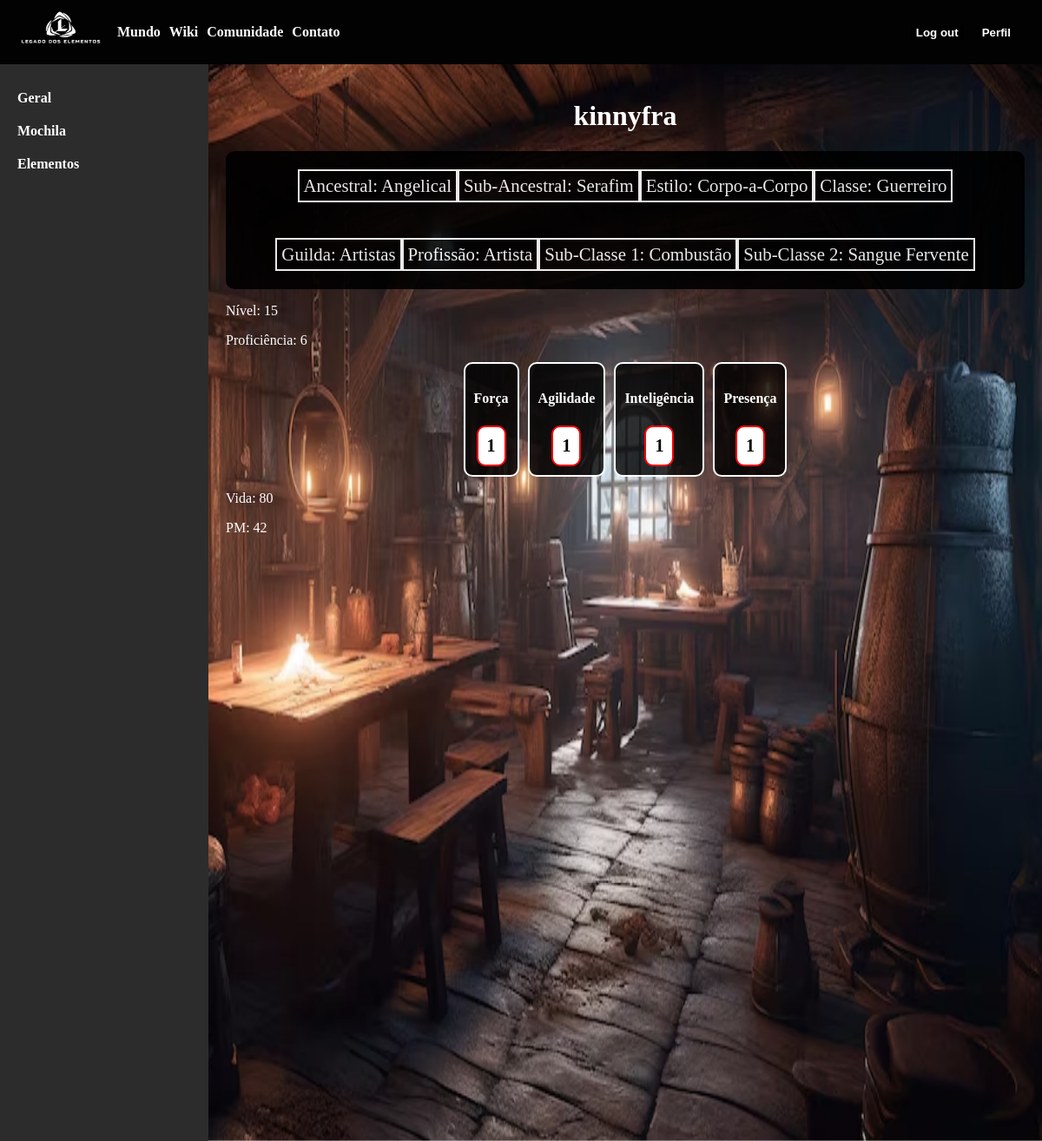
Screenshot of /ficha_personagem/2 (signed in) with the database file from the repository.
### ProjetoLE/models.py (models this page shows, shortened)
class Character(db.Model):
    id = db.Column(db.Integer, primary_key=True)
    name = db.Column(db.String(150), nullable=False)
    user_id = db.Column(db.Integer, db.ForeignKey('user.id'), nullable=False)
    ancestry_id = db.Column(db.Integer, db.ForeignKey('ancestry.id'), nullable=False)
    sub_ancestry_id = db.Column(db.Integer, db.ForeignKey('sub_ancestry.id'), nullable=False)
    estilo_id = db.Column(db.Integer, db.ForeignKey('estilo.id'), nullable=False)
    classe_id = db.Column(db.Integer, db.ForeignKey('classe.id'), nullable=False)
    sub_classe1_id = db.Column(db.Integer, db.ForeignKey('sub_classe.id'), nullable=False)
    sub_classe2_id = db.Column(db.Integer, db.ForeignKey('sub_classe.id'), nullable=False)
    guilda_id = db.Column(db.Integer, db.ForeignKey('guilda.id'), nullable=False)
    profissao_id = db.Column(db.Integer, db.ForeignKey('profissao.id'), nullable=False)
    level = db.Column(db.Integer, nullable=False, default=1)
    forca = db.Column(db.Integer, nullable=False, default=1)
    agilidade = db.Column(db.Integer, nullable=False, default=1)
    inteligencia = db.Column(db.Integer, nullable=False, default=1)
    presenca = db.Column(db.Integer, nullable=False, default=1)
    ancestry = db.relationship('Ancestry', backref='characters')
    sub_ancestry = db.relationship('SubAncestry', backref='characters')
    estilo = db.relationship('Estilo', backref='characters')
    classe = db.relationship('Classe', backref='characters')
    sub_classe1 = db.relationship('SubClasse', foreign_keys=[sub_classe1_id])
    sub_classe2 = db.relationship('SubClasse', foreign_keys=[sub_classe2_id])
    guilda = db.relationship('Guilda', backref='characters')
    profissao = db.relationship('Profissao', backref='characters')
    def calcular_vida(self):
        return self.classe.vida_inicial + (self.level * self.classe.vida_por_nivel)
    def calcular_pm(self):
        return self.classe.pm_inicial + (self.level * self.classe.pm_por_nivel)
    def calcular_proficiencia(self):
        return 3 + (self.level // 5)

class Ancestry(db.Model):
    id = db.Column(db.Integer, primary_key=True)
    name = db.Column(db.String(150), nullable=False)
    sub_ancestries = db.relationship('SubAncestry', backref='parent_ancestry', lazy=True)
    usa_pericias_sub_ancestral = db.Column(db.Boolean, default=False)
    pericias = db.relationship('Pericia', secondary=ancestry_pericia, back_populates='ancestries')

class SubAncestry(db.Model):
    id = db.Column(db.Integer, primary_key=True)
    name = db.Column(db.String(150), nullable=False)
    ancestry_id = db.Column(db.Integer, db.ForeignKey('ancestry.id'), nullable=False)
    elemento_id = db.Column(db.Integer, db.ForeignKey('elemento.id'), nullable=True)
    image_url = db.Column(db.String(200), nullable=True)
    ancestry = db.relationship('Ancestry', back_populates='sub_ancestries', overlaps="parent_ancestry")
    elemento = db.relationship('Elemento')

class Estilo(db.Model):
    id = db.Column(db.Integer, primary_key=True)
    name = db.Column(db.String(100), nullable=False)
    classes = db.relationship('Classe', backref='estilo', lazy=True)

class Classe(db.Model):
    id = Column(Integer, primary_key=True)
    name = Column(String(100), nullable=False)
    description = Column(String(200), nullable=True)
    estilo_id = Column(Integer, ForeignKey('estilo.id'), nullable=False)
    type_id1 = Column(Integer, ForeignKey('tipo_sub_classe.id'), nullable=False)
    type_id2 = Column(Integer, ForeignKey('tipo_sub_classe.id'), nullable=False)
    vida_inicial = db.Column(db.Integer, nullable=False, default=10)
    vida_por_nivel = db.Column(db.Integer, nullable=False, default=3)
    pm_inicial = db.Column(db.Integer, nullable=False, default=30)
    pm_por_nivel = db.Column(db.Integer, nullable=False, default=2)
    sub_classes1 = relationship('SubClasse', primaryjoin="foreign(Classe.type_id1)==SubClasse.tipo_id")
    sub_classes2 = relationship('SubClasse', primaryjoin="foreign(Classe.type_id2)==SubClasse.tipo_id")

class Guilda(db.Model):
    id = db.Column(db.Integer, primary_key=True)
    name = db.Column(db.String(150), unique=True, nullable=False)
    description = db.Column(db.String(500))
    profissoes = db.relationship('Profissao', backref='guilda', lazy=True)

class Profissao(db.Model):
    id = db.Column(db.Integer, primary_key=True)
    name = db.Column(db.String(150), unique=True, nullable=False)
    description = db.Column(db.String(500), nullable=True)
    guilda_id = db.Column(db.Integer, db.ForeignKey('guilda.id'), nullable=False)
    pericias = db.relationship('Pericia', secondary=profissao_pericia, back_populates='profissoes')

class SubClasse(db.Model):
    id = Column(Integer, primary_key=True)
    name = Column(String(100), nullable=False)
    description = Column(String(200), nullable=True)
    tipo_id = Column(Integer, ForeignKey('tipo_sub_classe.id'), nullable=False)
    elemento_id = db.Column(db.Integer, db.ForeignKey('elemento.id'), nullable=True)
    image_url = db.Column(db.String(200))
    tipo = relationship('TipoSubClasse')
    elemento = db.relationship('Elemento')

### ProjetoLE/routes.py (the view)
@main.route('/ficha_personagem/<int:character_id>', methods=['GET'])
@login_required
def ficha_personagem(character_id):
    character = Character.query.get_or_404(character_id)
    if character.user_id != current_user.id:
        flash('Você não tem permissão para acessar esta ficha.')
        return redirect(url_for('main.homepage'))
    sub_classe1 = SubClasse.query.get(character.sub_classe1_id)
    sub_classe1_elemento = Elemento.query.get(sub_classe1.elemento_id) if sub_classe1 else None
    sub_classe2 = SubClasse.query.get(character.sub_classe2_id)
    sub_classe2_elemento = Elemento.query.get(sub_classe2.elemento_id) if sub_classe2 else None
    elementos = [sub_classe1_elemento, sub_classe2_elemento]
    vantagens = []
    resistencias = []
    for elemento in elementos:
        if elemento:
            vantagens.extend(Vantagem.query.filter_by(elemento_id=elemento.id).all())
            resistencias.extend(Resistencia.query.filter_by(elemento_id=elemento.id).all())
    vida = character.calcular_vida()
    pm = character.calcular_pm()
    proficiencia = character.calcular_proficiencia()
    return render_template('ficha_personagem.html', character=character, elementos=elementos, vantagens=vantagens, resistencias=resistencias, vida=vida, pm=pm, proficiencia=proficiencia)

### ProjetoLE/__init__.py (called while the page is built)
@login_manager.user_loader
def load_user(user_id):
    from .models import User
    return User.query.get(int(user_id))

### ProjetoLE/templates/ficha_personagem.html (shortened to what this page needs)
<!DOCTYPE html>
<html lang="en">
<head>
    <link rel="stylesheet" href="{{ url_for('static', filename='css/ficha.css') }}">
</head>
<body>
    <img class="backgroundsite" src="{{ url_for('static', filename='img/LE background.png') }}" alt="Background Image" />
    <header>
        <div class="logo">
            <img class="LeLogoNome" src="{{ url_for('static', filename='img/logobranca.png') }}" alt="Logo" />
        </div>
        <div class="tdheader">
            <div class="links">
                <div><a href="#">Mundo</a></div>
                <div><a href="#">Wiki</a></div>
                <div><a href="#">Comunidade</a></div>
                <div><a href="#">Contato</a></div>
            </div>
            <div class="headerbuttons">
                <div>
                    <a href="{{ url_for('main.logout') }}">
                        <button class="logout">Log out</button>
                    </a>
                </div>
                <div>
                        <button class="play">Perfil</button>
                </div>
            </div>
        </div>
    </header>
    <div class="site">
        <div class="character-sheet">
            <div class="navbar">
                <a href="#" onclick="showSection('geral')">Geral</a>
                <a href="#" onclick="showSection('mochila')">Mochila</a>
                <a href="#" onclick="showSection('elementos')">Elementos</a>
            </div>
        </div>
        <div class="content">
            <div id="geral-section" class="section">
                <div class="resumo">
                    <div>
                        <h1>{{ character.name }}</h1>
                    </div>
                    <div class="resumo_personagem">
                        <p class="caixaresumo">Ancestral: {{ character.ancestry.name }}</p>
                        <p class="caixaresumo">Sub-Ancestral: {{ character.sub_ancestry.name }}</p>
                        <p class="caixaresumo">Estilo: {{ character.estilo.name }}</p>
                        <p class="caixaresumo">Classe: {{ character.classe.name }}</p>
                        <p class="caixaresumo">Guilda: {{ character.guilda.name }}</p>
                        <p class="caixaresumo">Profissão: {{ character.profissao.name }}</p>
                        <p class="caixaresumo">Sub-Classe 1: {{ character.sub_classe1.name }}</p>
                        <p class="caixaresumo">Sub-Classe 2: {{ character.sub_classe2.name }}</p>
                    </div>
                    <div class="informacoes">
                        <p class="caixainformacoes"> Nível: {{ character.level }}</p>
                        <p class="caixainformacoes"> Proficiência: {{ proficiencia }}</p>
                    </div>
                    <div class="atributos">
                        <div class="atributo">
                            <h4>Força</h4>
                            <div class="atributo-box">
                                <span>{{ character.forca }}</span>
                            </div>
                        </div>
                        <div class="atributo">
                            <h4>Agilidade</h4>
                            <div class="atributo-box">
                                <span>{{ character.agilidade }}</span>
                            </div>
                        </div>
                        <div class="atributo">
                            <h4>Inteligência</h4>
                            <div class="atributo-box">
                                <span>{{ character.inteligencia }}</span>
                            </div>
                        </div>
                        <div class="atributo">
                            <h4>Presença</h4>
                            <div class="atributo-box">
                                <span>{{ character.presenca }}</span>
                            </div>
                        </div>
                    </div>
                    <div class="combate">
                        <p class="caixaatributos"> Vida: {{ vida }}</p>
                        <p class="caixaatributos"> PM: {{ pm }}</p>
                    </div>
                </div>
            </div>
        </div>
    </div>
</body>
</html>

### ProjetoLE/static/css/ficha.css (style rules this page uses)
* { color: white; }
body { position: relative; margin: 0; width: 100vw; height: 100%; overflow-x: hidden; }
header { position: relative; display: flex; align-items: center; gap: 15px; background-color: rgb(2, 2, 2); padding-left: 20px; padding-right: 30px; }
a { text-decoration: none; color: white; font-weight: 700; }
h1 { color: white; display: flex; justify-content: center; }
h4 { color: white; }
.site { display: flex; position: relative; overflow: auto; height: 100%; }
.LeLogoNome { height: 70px; width: 100px; }
.tdheader { display: flex; justify-content: space-between; align-items: center; width: 100%; height: 100%; min-height: 73px; }
.links { display: flex; gap: 10px; }
.headerbuttons { display: flex; gap: 15px; }
.logout { color: white; border: none; background-color: black; font-weight: 700; }
.play { color: white; border: none; background-color: black; font-weight: 700; }
.backgroundsite { position: fixed; top: 0; left: 0; width: 100%; height: 100%; }
.resumo_personagem { display: flex; flex-wrap: wrap; justify-content: center; background-color: black; border-radius: 10px; opacity: 0.9; }
.character-sheet { display: flex; }
.navbar { height: 100vw; width: 200px; background-color: #2c2c2c; padding: 20px; }
.navbar a { display: block; color: white; padding: 10px 0; text-decoration: none; }
.content { flex-grow: 1; padding: 20px; }
.caixaresumo { padding: 5px; border: 2px solid white; font-size: 1.3rem; }
html { scrollbar-width: thin; scrollbar-color: #555 #2c2c2c; }
.atributos { display: flex; justify-content: center; gap: 10px; }
.atributo { text-align: center; background-color: rgba(0, 0, 0, 0.8); border-radius: 10px; padding: 10px; border: 2px solid white; }
.atributo-box { display: inline-block; background-color: white; border: 2px solid red; border-radius: 10px; padding: 10px; color: white; font-size: 20px; font-weight: bold; }
.atributo-box span { color: black; }

### rows the page displays
Character: name "kinnyfra", level "15", forca "1", agilidade "1", inteligencia "1", presenca "1"
Ancestry: ancestry.name "Angelical"
SubAncestry: sub_ancestry.name "Serafim"
Estilo: estilo.name "Corpo-a-Corpo"
Classe: classe.name "Guerreiro"
Guilda: guilda.name "Artistas"
Profissao: profissao.name "Artista"
SubClasse: sub_classe1.name "Combustão"
SubClasse: sub_classe2.name "Sangue Fervente"

### other values shown
{{ proficiencia }} "6"
{{ vida }} "80"
{{ pm }} "42"
